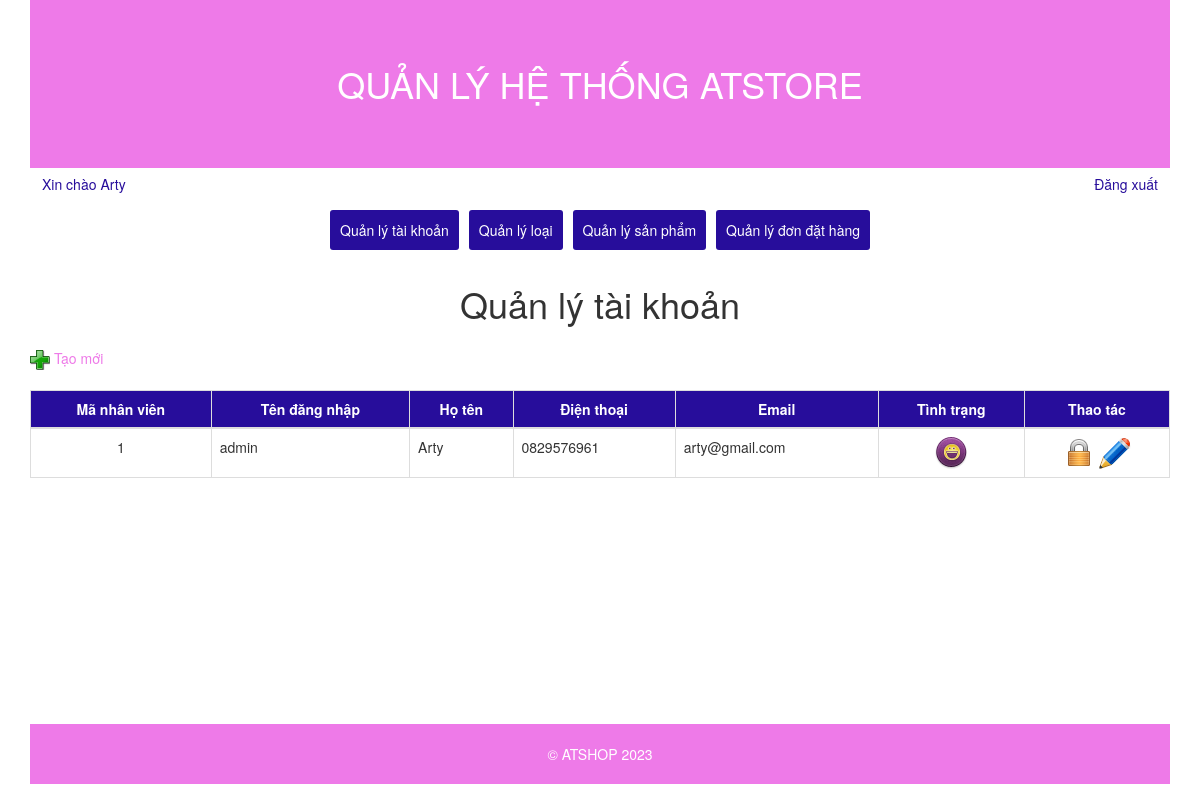
Screenshot of /admin/index.php?c=2 (signed in) with the database file from the repository.
### tables this page shows
CREATE TABLE `nhanvien` (
  `MaNhanVien` int(11) NOT NULL,
  `TenDangNhap` varchar(45) NOT NULL,
  `MatKhau` varchar(20) NOT NULL,
  `HoTen` varchar(45) NOT NULL,
  `Email` varchar(45) DEFAULT NULL,
  `SoDienThoai` varchar(11) DEFAULT NULL,
  `BiXoa` tinyint(4) NOT NULL DEFAULT 0
);

### libs/DataProvider.php (called while the page is built, shortened)
<?php
class DataProvider
{
    public static function ExecuteQuery($sql)
    {
        $connection = mysqli_connect('localhost', 'root', '', 'at-laptop') or
            die("Couldn't connect to database");
        mysqli_query($connection, "set names 'utf8'");
        $result = mysqli_query($connection, $sql);
        return $result;
    }
}

### admin/pages/qlTaiKhoan/tDanhSach.php (the view)
<tr>
    <td  class="text-center"><?php echo $maNhanVien; ?></td>
    <td><?php echo $tenDangNhap; ?></td>
    <td><?php echo $hoTen; ?></td>
    <td><?php echo $soDienThoai; ?></td>
    <td><?php echo $email; ?></td>
    <td align="center">
        <?php
            $hinhBiXoa = ($biXoa == 0) ? "active.png" : "lock.png";
            echo "<img src='img/$hinhBiXoa' />";
        ?>
    </td>
    <td align="center">
        <a href="index.php?c=2&a=101&id=<?php echo $maNhanVien; $hinhBiXoa = ($biXoa == 0) ? "lock.png" : "locked.png";?>">
            <img src="img/<?=$hinhBiXoa; ?>" />
        </a>
        <a href="index.php?c=2&a=102&id=<?php echo $maNhanVien; ?>">
            <img src="img/edit.png" />
        </a>
    </td>
</tr>

### admin/pages/qlTaiKhoan/pDanhSach.php
<div class="TaoMoi">
    <a href="index.php?c=2&a=2">
        <span><img src="img/new.png" width="20" /></span><span> Tạo mới</span>
    </a>
</div>
<br>
<div class="table-responsive">
<table class="table table-bordered table-hover">
    <thead>
	<tr style="background:gray;">
		<th class="text-center">Mã nhân viên</th>
		<th class="text-center">Tên đăng nhập</th>
		<th class="text-center">Họ tên</th>
		<th class="text-center">Điện thoại</th>
		<th class="text-center">Email</th>
		<th class="text-center">Tình trạng</th>
		<th class="text-center">Thao tác</th>
    </tr>
    </thead>
    <tbody>
    <?php
        $sql = "SELECT * FROM nhanvien";
        $result = DataProvider::ExecuteQuery($sql);
        while($row = mysqli_fetch_array($result)){
            $maNhanVien = $row["MaNhanVien"];
            $tenDangNhap = $row["TenDangNhap"];
            $hoTen = $row["HoTen"];
            $email = $row["Email"];
            $soDienThoai = $row["SoDienThoai"];
            $biXoa = $row["BiXoa"];
            include("pages/qlTaiKhoan/tDanhSach.php");
        }
    ?>
    </tbody>
</table>
</div>

### admin/css/admin.css (style rules this page uses)
.TaoMoi { color: #270d9b; }
table tr th { background-color: #270d9b; color:white; }

### rows the page displays
nhanvien: MaNhanVien "1", TenDangNhap "admin", HoTen "Arty", SoDienThoai "0829576961", Email "arty@gmail.com"

### other values shown
$_SESSION["HoTen"] "Arty"
